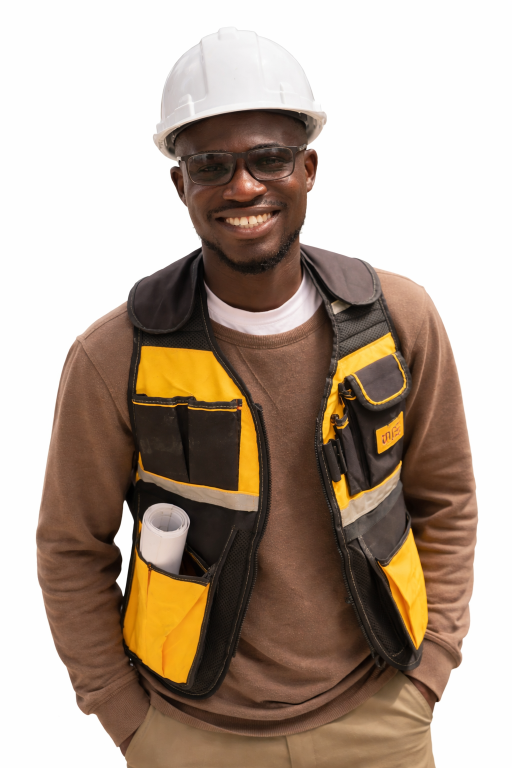
#> input picture assets/vollmann-akarakiri-profile.png, 1024 x 1536 px (shown at 1/2 size)
$ python build.py
#> lines starting #> are read from the running program, lines starting #| are printed output that depends on the picture
#!/usr/bin/env python3
"""
Build a print-ready PDF portfolio for Vollmann Olamide Akarakiri.

The PDF mirrors the web portfolio's design system one-to-one:
  Warm off-white (#F5F2EE) · Terracotta (#B85C38) · Slate grey (#4A4F5C)
  Typeface: Inter (bundled in pdf/fonts as static .woff2 weights)

Fonts and images are embedded as base64 data URIs so the rendered PDF is
fully self-contained. Source images live in ../assets and are optimised
(resized + recompressed) in-memory at build time — nothing extra is written
to the repository besides the final PDF.

Run:  python3 pdf/build.py
Out:  assets/vollmann-akarakiri-portfolio.pdf
"""

import base64
import io
import os

from PIL import Image
from weasyprint import HTML

ROOT = os.path.dirname(os.path.dirname(os.path.abspath(__file__)))
ASSETS = os.path.join(ROOT, "assets")
PICS = os.path.join(ASSETS, "Project Pictures")
FONT_DIR = os.path.join(ROOT, "pdf", "fonts")
OUT = os.path.join(ASSETS, "vollmann-akarakiri-portfolio.pdf")


# ───────────────────────── asset embedding helpers ─────────────────────────

def font_uri(weight):
    with open(os.path.join(FONT_DIR, f"inter-{weight}.woff2"), "rb") as fh:
        b64 = base64.b64encode(fh.read()).decode()
    return f"data:font/woff2;base64,{b64}"


def img_uri(path, max_px=1280, quality=82, keep_alpha=False):
    """Optimise an image and return a base64 data URI."""
#> called with path = 'assets/vollmann-akarakiri-profile.png', max_px = 760, quality = 82, keep_alpha = True
    im = Image.open(path)
#> im is the input picture: PIL image 1024x1536 RGB; mean R, G, B 176.8, 160, 145.6
    # Downscale so the longest edge is at most max_px.
    w, h = im.size
#> w = 1024; h = 1536
    scale = min(1.0, max_px / float(max(w, h)))
#> scale = 0.495
    if scale < 1.0:
        im = im.resize((max(1, int(w * scale)), max(1, int(h * scale))),
                       Image.LANCZOS)
#> im: PIL image 506x760 RGB
    buf = io.BytesIO()
    if keep_alpha and im.mode in ("RGBA", "LA", "P"):
        im = im.convert("RGBA")
        im.save(buf, format="PNG", optimize=True)
        mime = "image/png"
    else:
        if im.mode != "RGB":
            im = im.convert("RGB")
        im.save(buf, format="JPEG", quality=quality, optimize=True,
                progressive=True)
        mime = "image/jpeg"
    b64 = base64.b64encode(buf.getvalue()).decode()
    return f"data:{mime};base64,{b64}"


# ───────────────────────────── source images ───────────────────────────────

PROFILE = os.path.join(ASSETS, "vollmann-akarakiri-profile.png")
ADO = os.path.join(PICS, "Ado Hall of Worship")
HILL = os.path.join(PICS, "Hillside Project")
LAND = os.path.join(PICS, "Landscape Projects")
USELU = os.path.join(PICS, "Uselu Family house")
SIXFLAT = os.path.join(PICS, "6-flat ikotun lagos")
INTOP = os.path.join(PICS, "Interior Residential Operations")
SCHEMA = os.path.join(PICS, "Concept schema projects")
IKEJA = os.path.join(PICS, "Design For Ikeja confencens room")

IMG = {
    "profile":      img_uri(PROFILE, max_px=760, keep_alpha=True),
    "cover_band":   img_uri(os.path.join(LAND, "Estate Aerial Hero.png"),
                            max_px=1600, quality=84),
    "reno_band":    img_uri(os.path.join(PICS, "Renovation Akure",
                            "Akure Family Home.png"), max_px=1600, quality=84),
    # 01 — Hall of Worship, Ado
    "ado_ext":      img_uri(os.path.join(ADO, "Ado Hero 2.png")),
    "ado_struct":   img_uri(os.path.join(ADO, "ADO CENTER RAW 1.jpg")),
    "ado_plan":     img_uri(os.path.join(ADO, "Screenshot 2026-05-16 091207.png"),
                            max_px=1400, quality=86),
    # 02 — Hillside (concept)
    "hill_hero":    img_uri(os.path.join(HILL, "HERO IMG.png")),
    "hill_massing": img_uri(os.path.join(HILL, "RAW 1.jpg")),
    "hill_detail":  img_uri(os.path.join(HILL, "02 Detail Study.png")),
    # 03 — Landscape & Site Development
    "land_main":    img_uri(os.path.join(LAND, "Aerial Site Overview.png")),
    "land_b":       img_uri(os.path.join(LAND, "Aerial Parking Court.png")),
    "land_c":       img_uri(os.path.join(LAND, "Video1 - Snapshot7_003.jpg")),
    # 04 — 4-Bedroom Family House, Uselu
    "uselu_hero":   img_uri(os.path.join(USELU, "Usele Hero 1.png")),
    "uselu_night":  img_uri(os.path.join(USELU, "USELU - NIGHT VIEW.png")),
    "uselu_col":    img_uri(os.path.join(USELU, "USELU - COLAGE.png")),
    # 05 — 6-Flat Apartment Block, Ikotun
    "sixflat_hero": img_uri(os.path.join(SIXFLAT, "Chinedu Hero Render.png")),
    "sixflat_b":    img_uri(os.path.join(SIXFLAT, "MR CHINEDU PROJECT 2.jpg")),
    "sixflat_c":    img_uri(os.path.join(SIXFLAT, "MR CHINEDU PROJECT raw.jpg")),
    # Other Projects — gallery of additional (unused) work
    "g1": img_uri(os.path.join(INTOP, "Living Space.png"), max_px=860, quality=80),
    "g2": img_uri(os.path.join(PICS, "Other Renders", "Entrance Gatehouse.png"), max_px=860, quality=80),
    "g3": img_uri(os.path.join(PICS, "Other Renders", "Event Hall.png"), max_px=860, quality=80),
    "g4": img_uri(os.path.join(PICS, "Other Renders", "Building Model.png"), max_px=860, quality=80),
    "g5": img_uri(os.path.join(INTOP, "RENDER 2.png"), max_px=860, quality=80),
    "g6": img_uri(os.path.join(INTOP, "Bathroom Suite.png"), max_px=860, quality=80),
    "g7": img_uri(os.path.join(INTOP, "Executive Boardroom.jpeg"), max_px=860, quality=80),
    "g8": img_uri(os.path.join(SCHEMA, "BIG SCHEMA RAW 1.jpg"), max_px=860, quality=80),
    "g9": img_uri(os.path.join(PICS, "Other Renders", "Event Hall Massing.png"),
                  max_px=860, quality=80),
}
#> call 2 of img_uri, with max_px = 1600, quality = 84, keep_alpha = False
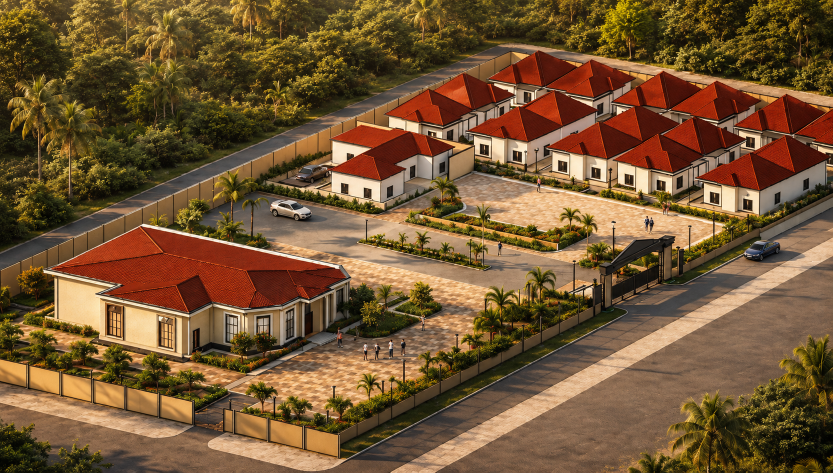
#> input picture assets/Project Pictures/Landscape Projects/Estate Aerial Hero.png, 1665 x 945 px (shown at 1/2 size)
#> in img_uri, im is the input picture: PIL image 1665x945 RGB; mean R, G, B 115.2, 85.7, 52.1
#> call 3 of img_uri, with max_px = 1600, quality = 84, keep_alpha = False
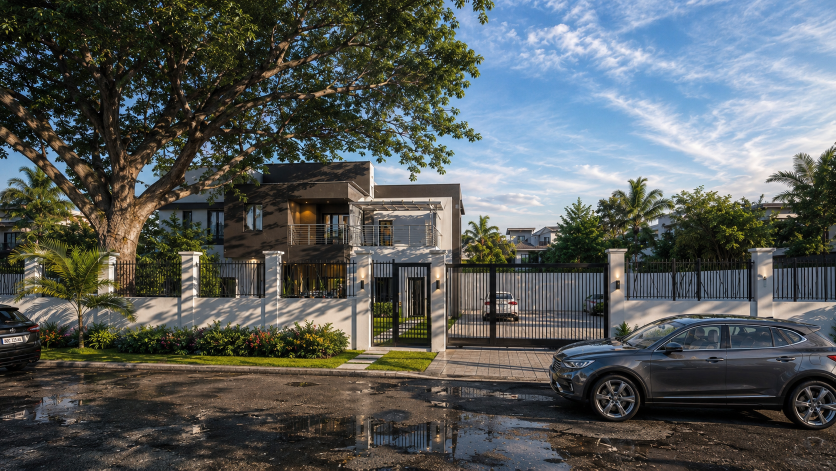
#> input picture assets/Project Pictures/Renovation Akure/Akure Family Home.png, 1672 x 941 px (shown at 1/2 size)
#> in img_uri, im is the input picture: PIL image 1672x941 RGB; mean R, G, B 86.8, 91.5, 90.6
#> in img_uri (call 3), `im = im.resize((max(1, int(w * scale)), max(1, int(h * scale))), Image..`:
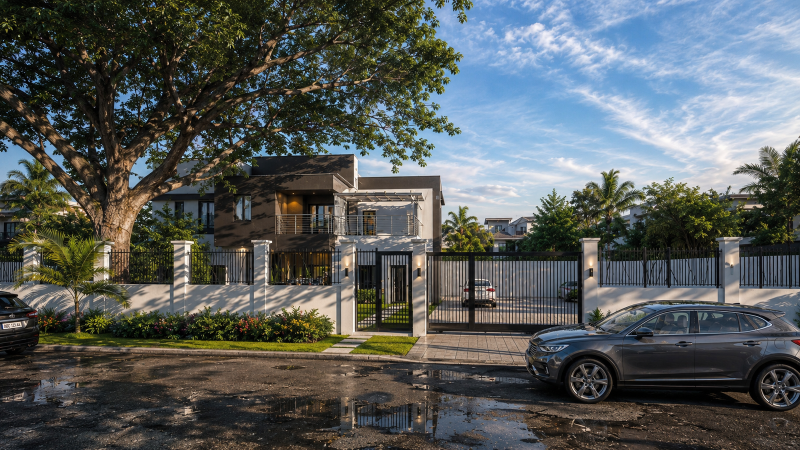
#> im: PIL image 1600x900 RGB (shown at 1/2 size); mean R, G, B 86.8, 91.5, 90.6
#> call 4 of img_uri, with max_px = 1280, quality = 82, keep_alpha = False
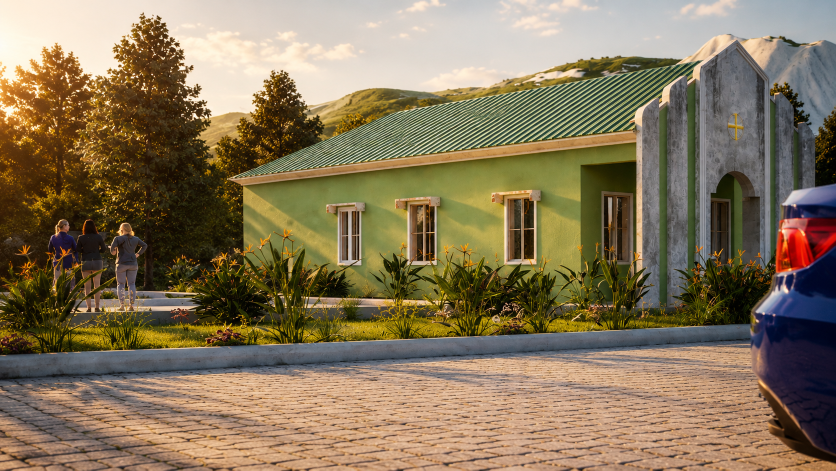
#> input picture assets/Project Pictures/Ado Hall of Worship/Ado Hero 2.png, 1672 x 941 px (shown at 1/2 size)
#> in img_uri, im is the input picture: PIL image 1672x941 RGB; mean R, G, B 133.9, 117.6, 89.8
#> in img_uri (call 4), `im = im.resize((max(1, int(w * scale)), max(1, int(h * scale))), Image..`:
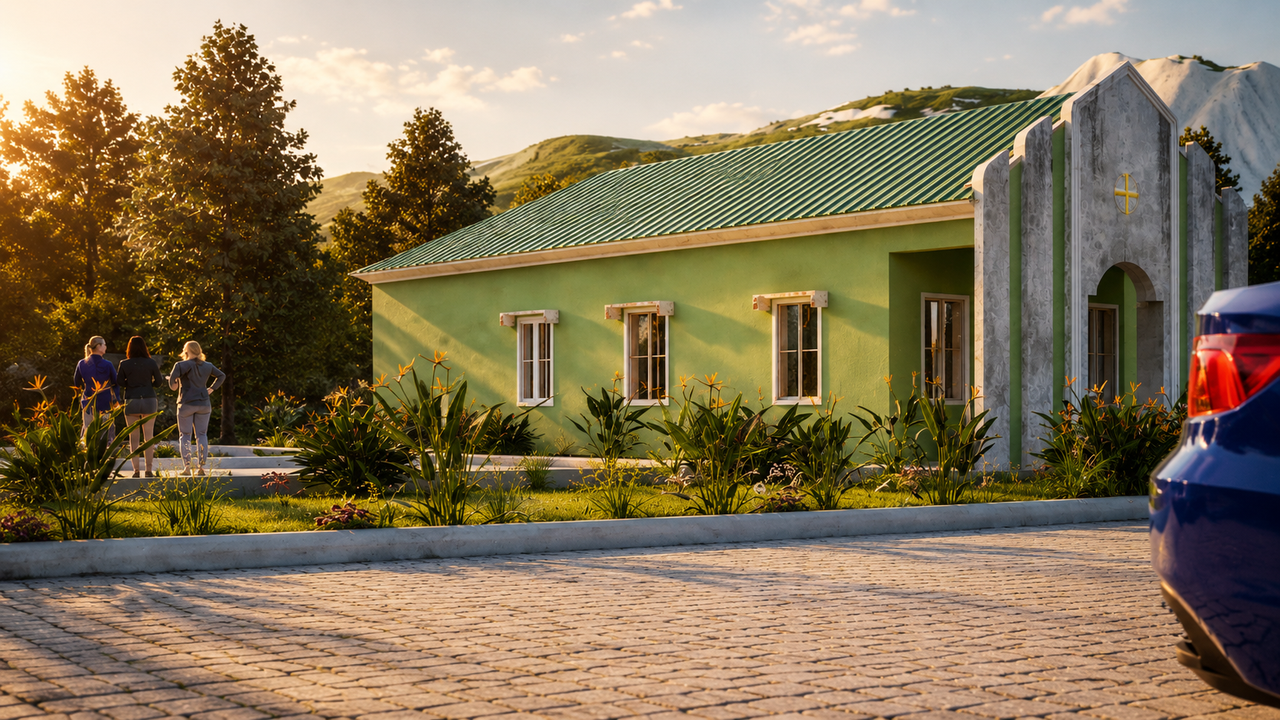
#> im: PIL image 1280x720 RGB; mean R, G, B 133.9, 117.6, 89.8
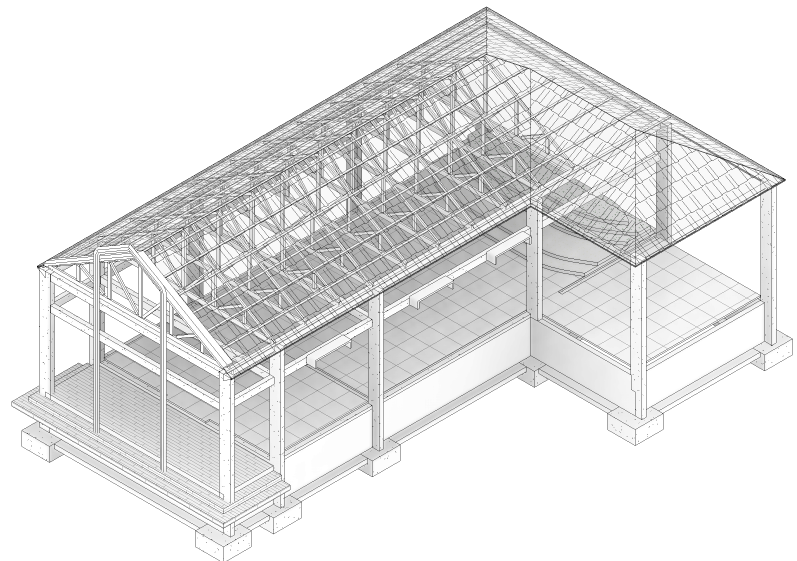
#> input picture assets/Project Pictures/Ado Hall of Worship/ADO CENTER RAW 1.jpg, 2389 x 1683 px (shown at 1/3 size)
#> in img_uri, im is the input picture: PIL image 2389x1683 RGB; mean R, G, B 228.7, 228.7, 228.7
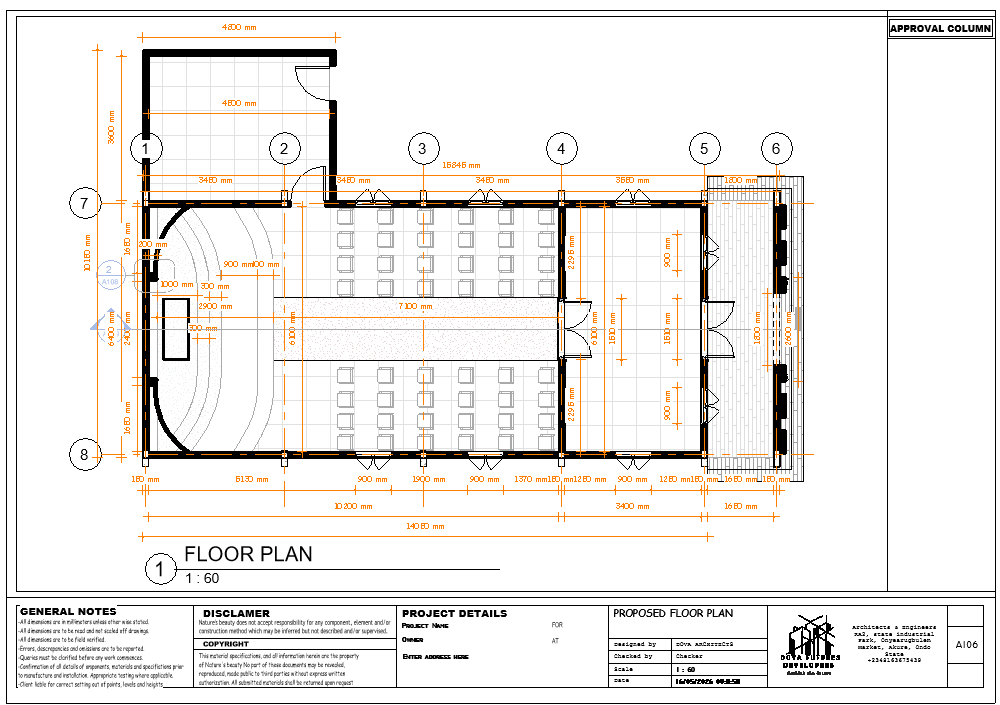
#> input picture assets/Project Pictures/Ado Hall of Worship/Screenshot 2026-05-16 091207.png, 1000 x 705 px
#> in img_uri, im is the input picture: PIL image 1000x705 RGBA; mean R, G, B, A 238.1, 235.7, 233.3, 255
#> (the run stopped early here; a loop or call above may not have finished)
